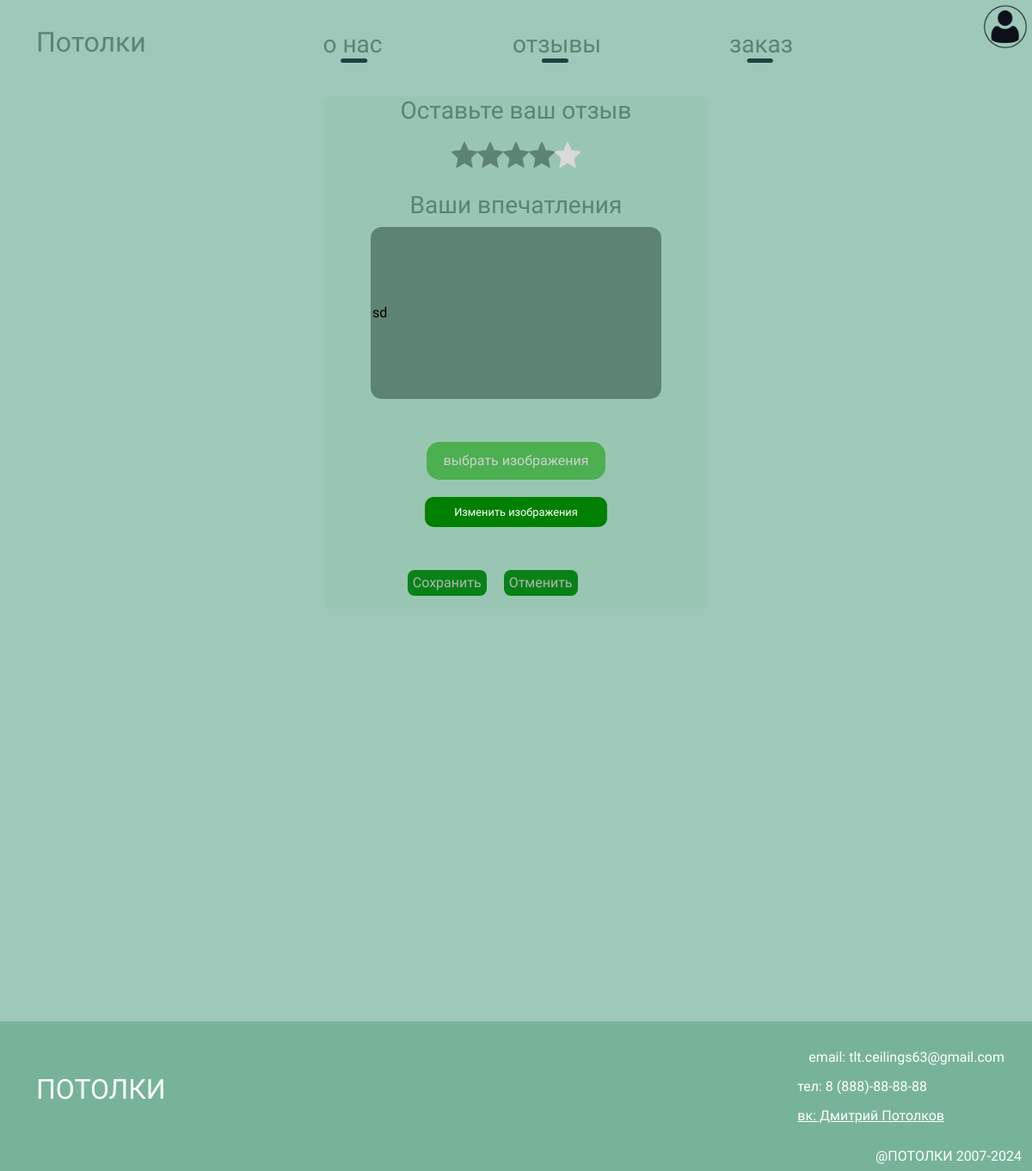
Before: /change_review/1 (signed in) with the older database file.
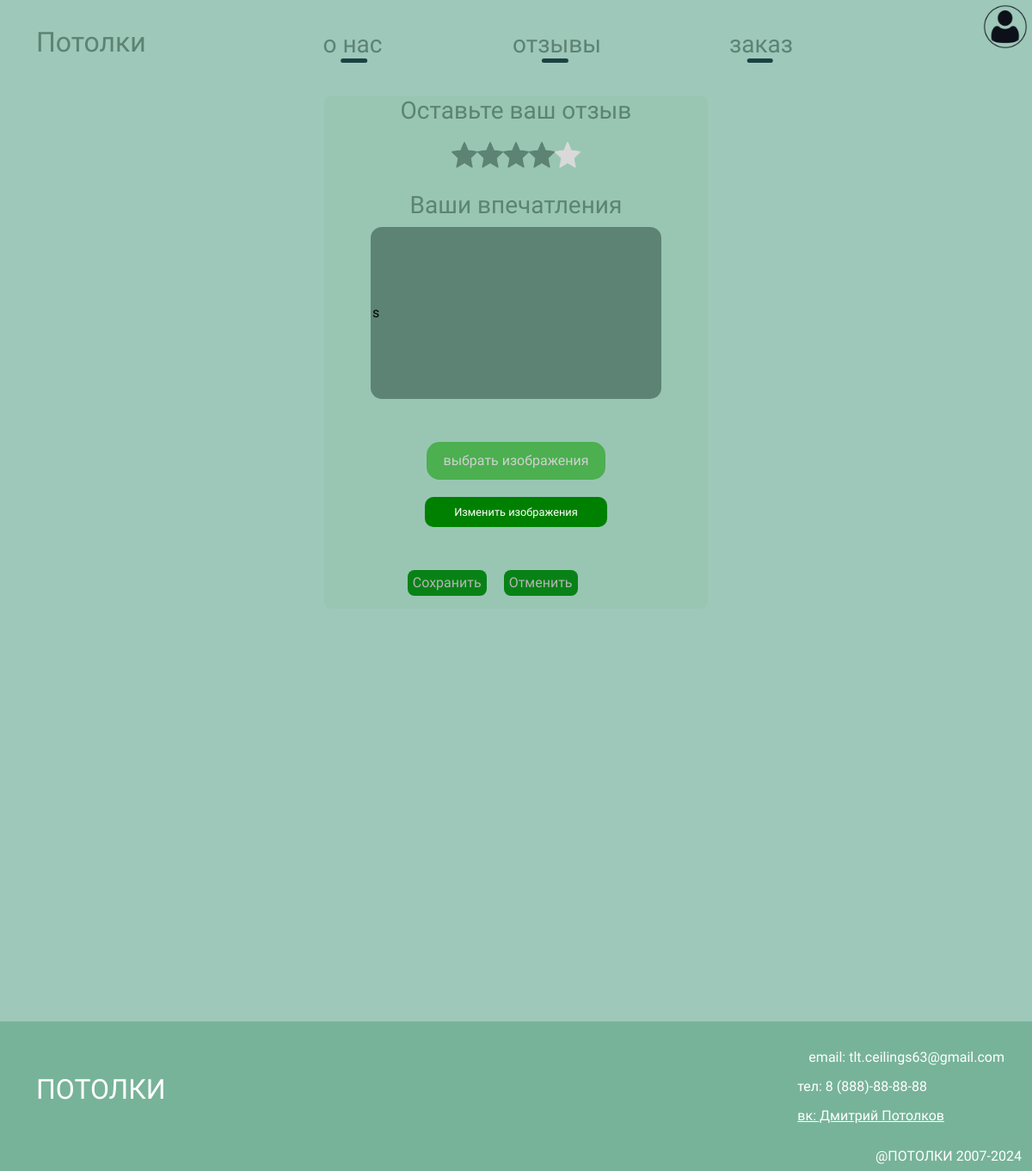
After: the same page with the newer database file.
### data/reviews.py (models this page shows)
class Review(SqlAlchemyBase):
    __tablename__ = 'reviews'
    id = sqlalchemy.Column(sqlalchemy.Integer, primary_key=True, autoincrement=True)
    user_id = sqlalchemy.Column(sqlalchemy.Integer, sqlalchemy.ForeignKey("users.id"))
    text = sqlalchemy.Column(sqlalchemy.String, nullable=True)
    rating = sqlalchemy.Column(sqlalchemy.Integer, nullable=False)
    img = sqlalchemy.Column(sqlalchemy.String, nullable=True)
    user = orm.relationship('User')

### main.py (the view, shortened to what this page needs)
@app.route('/change_review/<int:id>', methods=['GET', 'POST'])
@login_required
def change_review(id):
    if request.method == 'GET':
        db_sess = db_session.create_session()
        text, rating, imgs = db_sess.query(Review.text, Review.rating, Review.img).filter(Review.id == id, Review.user == current_user).first()
        imgs = imgs.split(';')
        if imgs and imgs[0] == '':
            imgs = []
        db_sess.close()
        return render_template('change_review.html', changed=False, text=text, value=(6-int(rating)), imgs=imgs)

### data/db_session.py (called while the page is built)
def create_session() -> Session:
    global __factory
    return __factory()

### main.py (called while the page is built)
@login_manager.user_loader
def load_user(user_id):
    db_sess = db_session.create_session()
    return db_sess.query(User).get(user_id)

### static/templates/change_review.html (shortened to what this page needs)
{% extends "base.html" %}
{% block content %}
{% if not changed %}
<div class="change-review-form container text-center" style="width:40%;height: 100%;">
    <form method="post" style="width: 100%; height: 100%;" enctype="multipart/form-data" id="form-to-change">
        <div class="h3" style="margin-top: 0;margin-bottom: 10px;">Оставьте ваш отзыв</div>
        <div class="rating">
            <label for="star1"></label>
            <label for="star2"></label>
            <label for="star3"></label>
            <label for="star4"></label>
            <label for="star5"></label>
        </div>
        <div class="h3">Ваши впечатления</div>
        <input name="text" type="text" style="width: 80%; height: 200px;background-color: #5C8374;margin-bottom: 50px;border: 0;border-radius: 13px;" value="{{text}}">
        <div class="load_file" style="margin-bottom: 20px;">
            <button>выбрать изображения</button>
        </div>
      </form>
        <button type="button" id="change-images" name="change-images" data-bs-toggle="modal" data-bs-target="#changeImageModal">Изменить изображения</button>
        <div class="exit-buttons" style="display: flex;padding-bottom: 15px;">
          <button onclick="postData()" style="background-color: rgb(8, 130, 22);border-radius: 8px;border:0px;color:rgb(181, 181, 181);margin-top: 30px;margin-right:10px;margin-left: 85px;height: 30px;">Сохранить</button>
          <button type="button" onclick="redirect('/reviews')" style="background-color: rgb(8, 130, 22);border-radius: 8px;border:0px;color:rgb(181, 181, 181);margin-top: 30px;margin-left:10px;height: 30px;">Отменить</button>
        </div>
</div>
{% else %}
<div style="height: 500px;" class="container text-center">
    <h1>Спасибо за отзыв!</h1>
</div>
{% endif %}
{% endblock %}

### static/templates/base.html (shortened to what this page needs)
<!doctype html>
<html lang="en">
<head>
    <link href="https://cdn.jsdelivr.net/npm/bootstrap@5.3.2/dist/css/bootstrap.min.css" rel="stylesheet"
>
    <link rel="stylesheet" href="//127.0.0.1:8080/static/styles/styles.css">
</head>
<body class="ubuntu-light">
<div class="container navig">
    <div class="row">
        <div class="col-sm-6 col-lg-3 h2 text-start header"><a href="/">Потолки</a></div>
        <div class="col-sm-5 col-lg-2 h3 navig-options text-center"><a id="option-1" href="/about">о нас</a></div>
        <div class="col-sm-5 col-lg-3 h3 navig-options text-center"><a id="option-2" href="/reviews">отзывы</a></div>
        <div class="col-sm-5 col-lg-2 h3 navig-options text-center"><a id="option-3" href="/order">заказ</a></div>
    </div>
    <div class="dropdown">
        <label id="user-button-label" for="user-button"></label>
    </div>
</div>
<main role="main" class="container">
    {% block content %}{% endblock %}
</main>
<footer class="container base-footer">
    <div class="row">
        <div class="col-lg-6 col-sm-4 col-md-5 col-xs-12">
            <h2 style="padding-top: 60px;margin-left: 30px;">ПОТОЛКИ</h2>
        </div>
        <div class="col-lg-6 col-sm-8 col-md-5 col-xs-12 text-end">
            <p style="padding-right: 20px;margin-bottom: 10px;margin-top: 30px;">email: tlt.ceilings63@gmail.com</p>
            <p style="padding-right: 110px;margin-bottom: 10px;">тел: 8 (888)-88-88-88</p>
            <a style="padding-right: 90px;color: white" href="https://vk.com/id111493667"><span>вк: Дмитрий Потолков</span></a>
            <h6 style="margin-top: 25px;">@ПОТОЛКИ 2007-2024</h6>
        </div>
    </div>
</footer>
</body>
</html>

### static/styles/styles.css (style rules this page uses)
.header { padding-top: 30px; }
.navig-options a, .header a { text-decoration: none; color: #5c8374; position: relative; }
.navig { padding-bottom: 35px; }
.navig-options { padding-top: 35px; }
.navig-options a:after { transition: ease-in-out 0.2s; content: ""; display: block; width: 40pt; height: 5px; background-color: #1b4242; position: absolute; bottom: -5px; border-radius: 5px; left: 0; right: 0; transform: translateX(30%); }
.navig-options a#option-1:after { width:45%; transform: translateX(65%); }
.navig-options a#option-2:after { width: 30%; transform: translateX(110%); }
.navig-options a#option-3:after { width: 40%; transform: translateX(70%); }
#user-button-label { background: url(../img/user.png); background-size: cover; width: 60px; height: 60px; background-color: transparent; cursor: pointer; position: fixed; right: 1px; top: 1px; }
body { background-color: #9ec8b9; }
main { min-height: 30vh; }
.ubuntu-light { font-family: "Ubuntu", sans-serif; font-weight: 300; font-style: normal; }
.base-footer { background-color:#77B399; color: white; margin: 0; width: 100%; max-width: none; position: absolute; margin-top: 60vh; }
.change-review-form .rating { margin-top: 10px; display: inline-block; margin-bottom: 20px; }
.change-review-form .rating label { cursor: pointer; width: 30px; height: 30px; background-image: url('../img/star.png'); background-size: cover; float: right; background-color:transparent; }
.change-review-form .rating input:checked ~ label { background-color: transparent; background-image: url('../img/filled_star.png'); }
.change-review-form { color: #5c8374; border-radius: 8px; background-color:#99C6B3; }
.load_file { position: relative; overflow: hidden; }
.load_file button { background-color: #4CAF50; color: rgb(208, 208, 208); padding: 10px 20px; border: none; cursor: pointer; border-radius: 15px; }
#change-images { width: 50%; height: 35px; margin-bottom: 20px; background-color: green; border-radius: 10px; border:none; font-size: 0.8rem; color: white; }

Changed rows visible on the page:
no longer on this page (row edited): Review: text "sd"
Other visible differences:
form field text: (not shown) → "s"
